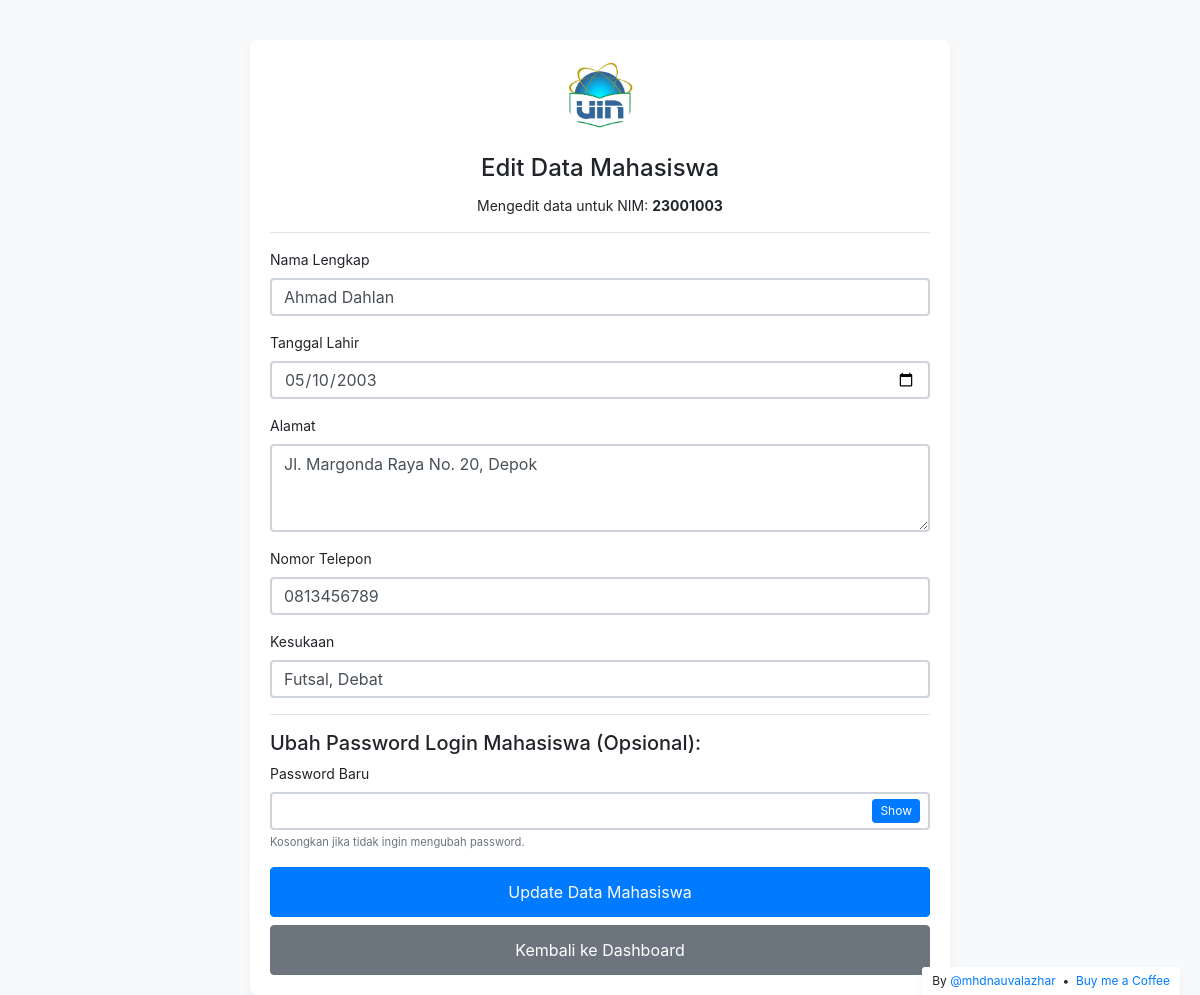
/php/edit_mahasiswa_form.php?nim=23001003 (signed in), run on the app's committed database.
### tables this page shows
CREATE TABLE `tabel_mahasiswa` (
  `NIM` varchar(20) NOT NULL,
  `Nama` varchar(100) NOT NULL,
  `Tgl_Lahir` date NOT NULL,
  `Alamat` text,
  `Telpon` varchar(20) DEFAULT NULL,
  `Kesukaan` text
);

### php/edit_mahasiswa_form.php (the view, shortened to what this page needs)
<?php
require_once 'db_config.php';
$nim_to_edit = "";
$nama = $tgl_lahir = $alamat = $telpon = $kesukaan = "";
$error_message = "";
if (isset($_GET['nim']) && !empty(trim($_GET['nim']))) {
    $nim_to_edit = trim($_GET['nim']);
    $sql_mhs = "SELECT Nama, Tgl_Lahir, Alamat, Telpon, Kesukaan FROM tabel_mahasiswa WHERE NIM = ?";
    if ($stmt_mhs = $conn->prepare($sql_mhs)) {
        $stmt_mhs->bind_param("s", $nim_to_edit);
        if ($stmt_mhs->execute()) {
            $stmt_mhs->store_result();
            if ($stmt_mhs->num_rows == 1) {
                $stmt_mhs->bind_result($nama, $tgl_lahir, $alamat, $telpon, $kesukaan);
            } else {
                $error_message = "Data mahasiswa dengan NIM " . htmlspecialchars($nim_to_edit) . " tidak ditemukan.";
            }
        } else {
            $error_message = "Gagal mengambil data mahasiswa: " . $stmt_mhs->error;
        }
    } else {
        $error_message = "Gagal persiapan query data mahasiswa: " . $conn->error;
    }
} else {
    header("location: dashboard_admin.php?error=NIM mahasiswa untuk diedit tidak ditemukan.");
    exit;
}
?>
<!DOCTYPE html>
<html lang="id">
<head>
    <link rel="stylesheet" href="https://stackpath.bootstrapcdn.com/bootstrap/4.3.1/css/bootstrap.min.css">
    <link rel="stylesheet" type="text/css" href="../css/my-login.css">
</head>
<body class="my-login-page">
    <div class="container form-container">
        <div class="text-center mb-4">
            <img src="../img/logo1.jpg" alt="logo" style="width:70px; border-radius:50%;">
        </div>
        <h4 class="card-title text-center">Edit Data Mahasiswa</h4>
        <p class="text-center">Mengedit data untuk NIM: <strong><?php echo htmlspecialchars($nim_to_edit); ?></strong></p>
        <hr>
        <?php if (empty($error_message) || isset($_GET['success_update'])):  ?>
        <form action="proses_edit_mahasiswa.php" method="POST" class="needs-validation" novalidate>
            <div class="form-group">
                <label for="nama">Nama Lengkap</label>
                <input type="text" class="form-control" id="nama" name="nama" value="<?php echo htmlspecialchars($nama); ?>" required>
            </div>
            <div class="form-group">
                <label for="tgl_lahir">Tanggal Lahir</label>
                <input type="date" class="form-control" id="tgl_lahir" name="tgl_lahir" value="<?php echo htmlspecialchars($tgl_lahir); ?>" required>
            </div>
            <div class="form-group">
                <label for="alamat">Alamat</label>
                <textarea class="form-control" id="alamat" name="alamat" rows="3"><?php echo htmlspecialchars($alamat); ?></textarea>
            </div>
            <div class="form-group">
                <label for="telpon">Nomor Telepon</label>
                <input type="text" class="form-control" id="telpon" name="telpon" value="<?php echo htmlspecialchars($telpon); ?>">
            </div>
            <div class="form-group">
                <label for="kesukaan">Kesukaan</label>
                <input type="text" class="form-control" id="kesukaan" name="kesukaan" value="<?php echo htmlspecialchars($kesukaan); ?>">
            </div>
            <hr>
            <h5>Ubah Password Login Mahasiswa (Opsional):</h5>
            <div class="form-group">
                <label for="new_password_mhs">Password Baru</label>
                <input type="password" class="form-control" id="new_password_mhs" name="new_password_mhs" data-eye>
                <small class="form-text text-muted">Kosongkan jika tidak ingin mengubah password.</small>
            </div>
            <button type="submit" class="btn btn-primary btn-block">Update Data Mahasiswa</button>
            <a href="dashboard_admin.php" class="btn btn-secondary btn-block mt-2">Kembali ke Dashboard</a>
        </form>
        <?php elseif (!isset($_GET['success_update'])): ?>
            <a href="dashboard_admin.php" class="btn btn-secondary btn-block mt-2">Kembali ke Dashboard</a>
        <?php endif; ?>
    </div>
</body>
</html>

### css/my-login.css (style rules this page uses)
html,body { height: 100%; }
body.my-login-page { background-color: #f7f9fb; font-size: 14px; }
.my-login-page .form-control { border-width: 2.3px; }
.my-login-page .form-group label { width: 100%; }
.my-login-page .btn.btn-block { padding: 12px 10px; }

### php/edit_mahasiswa_form.php (style rules this page uses)
body.my-login-page { padding-top: 20px; background-color: #f7f9fb; }
.container.form-container { max-width: 700px; background-color: #fff; padding: 20px; border-radius: 8px; box-shadow: 0 4px 8px rgba(0,0,0,.05); margin-top: 20px; margin-bottom: 40px; }

### data on the page
tabel_mahasiswa: nama "Ahmad Dahlan", tgl_lahir "05/10/2003", alamat "Jl. Margonda Raya No. 20, Depok", telpon "0813456789", kesukaan "Futsal, Debat"

### other printed values
$nim_to_edit "23001003"
